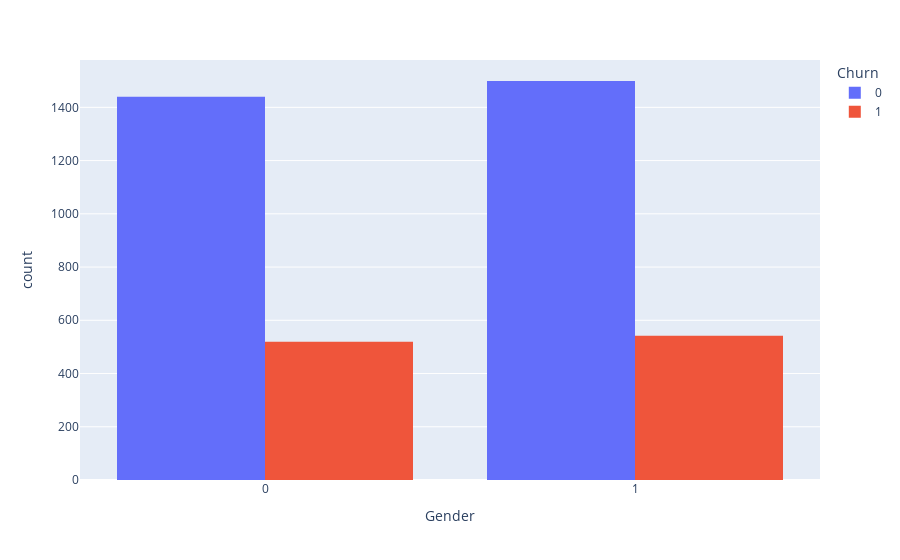

Source (notebook cell):
### Code cell
# histogram
fig = px.histogram(churn, x='gender', color='churn', barmode='group',
                   category_orders={'gender': ['male', 'female']},
                   labels={'gender': 'Gender', 'churn': 'Churn'})
fig.show()

### Figure 1 — Plotly figure (JSON) as saved in the notebook; plotly's stock layout.template omitted (floating-point values rounded to 4 significant figures; data arrays with more than 128 entries replaced by an {"elided": "..."} marker saying what was removed)
{"data": [{"alignmentgroup": "True", "bingroup": "x", "hovertemplate": "Churn=0<br>Gender=%{x}<br>count=%{y}<extra></extra>", "legendgroup": "0", "marker": {"color": "#636efa", "pattern": {"shape": ""}}, "name": "0", "offsetgroup": "0", "orientation": "v", "showlegend": true, "type": "histogram", "x": {"elided": "2939 int values"}, "xaxis": "x", "yaxis": "y"}, {"alignmentgroup": "True", "bingroup": "x", "hovertemplate": "Churn=1<br>Gender=%{x}<br>count=%{y}<extra></extra>", "legendgroup": "1", "marker": {"color": "#EF553B", "pattern": {"shape": ""}}, "name": "1", "offsetgroup": "1", "orientation": "v", "showlegend": true, "type": "histogram", "x": {"elided": "1061 int values"}, "xaxis": "x", "yaxis": "y"}], "layout": {"barmode": "group", "legend": {"title": {"text": "Churn"}, "tracegroupgap": 0}, "margin": {"t": 60}, "xaxis": {"anchor": "y", "categoryarray": ["male", "female"], "categoryorder": "array", "domain": [0, 1], "title": {"text": "Gender"}}, "yaxis": {"anchor": "x", "domain": [0, 1], "title": {"text": "count"}}}}
